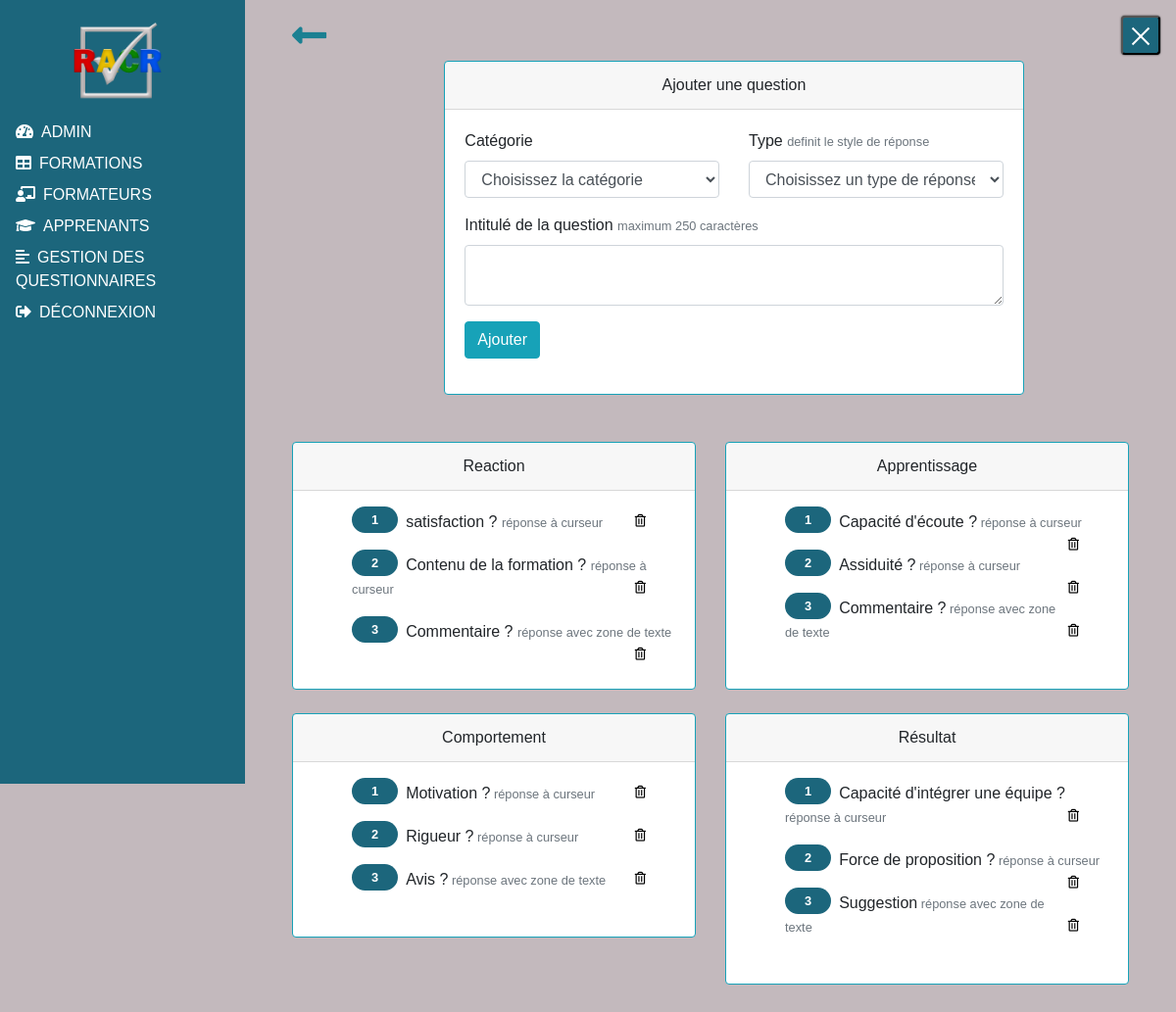
The app's page /phpEvaluation/editionQuestionnaire.php?idQuestionnaire=3 (signed in) with its own data.
### tables this page shows
CREATE TABLE IF NOT EXISTS `question` (
  `idQuestion` int(11) NOT NULL AUTO_INCREMENT,
  `idQuestionnaire` int(11) NOT NULL,
  `idCategorie` tinyint(4) NOT NULL,
  `intituleQuestion` varchar(250) NOT NULL,
  `typeQuestion` tinyint(4) NOT NULL COMMENT '0=range,1=texte',
  PRIMARY KEY (`idQuestion`),
  KEY `idCategorie` (`idCategorie`),
  KEY `idQuestionnaire` (`idQuestionnaire`)
);

### phpEvaluation/evaluationFunction.php (called while the page is built, shortened)
<?php
    function affichageQuestion(){
        try{
            $co=connexion();
            $idQuestionnaire=$_GET['idQuestionnaire'];
            $sql="SELECT * FROM `question` WHERE `idQuestionnaire` = '".$idQuestionnaire."' ORDER BY `typeQuestion`";
            $affichageQuestionReaction=$co->prepare($sql);
            $affichageQuestionReaction->execute();
            return $affichageQuestionReaction;
        }catch(PDOException $e){
            echo 'Erreur: ' .$e->getMessage();
        }finally {
            $co=null;
        }
    }
    ?>

### phpEvaluation/editionQuestionnaire.php (the view, shortened to what this page needs)
<!DOCTYPE html>
<html lang="fr">
<head>
	<link rel="stylesheet" href="../vendor/fontawesome/css/all.min.css" type="text/css">
	<link rel="stylesheet" href="../vendor/bootstrap/css/bootstrap.min.css" type="text/css" />
	<link rel="stylesheet" type="text/css" href="../vendor/DataTables/datatables.min.css"/>
	<link rel="stylesheet" href="../css/style.css" type="text/css">
</head>
<body>
	<div id="sidebar-wrapper" class="active">
			<img src="../img/logob.png" class="logo" />
		<ul>
			<li><a href="../phpAdmin/admin.php"><i class="fas fa-tachometer-alt"></i><span>Admin</span></a></li>
			<li><a href="../phpFormation/formation.php"><i class="fas fa-table"></i><span>Formations</span></a></li>
			<li><a href="../phpFormateur/formateur.php"><i class="fas fa-chalkboard-teacher"></i><span>Formateurs</span></a></li>
			<li><a href="../phpApprenant/apprenant.php"><i class="fas fa-graduation-cap"></i><span>Apprenants</span></a></li>
			<li><a href="questionnaire.php"><i class="fas fa-align-left"></i><span>Gestion des questionnaires</span></a></li>
			<li><a onclick="return confirm('Etes vous sur de vouloir vous déconnecter')" href="../logOut.php"><i class="fas fa-sign-out-alt" ></i><span>Déconnexion</span></a></li>
		</ul>
	</div>
	<div id="content-wrapper" class="active">
		<button id="toggle-wrapper"><span class="active"></span><span class="active"></span><span class="active"></span></button>
            <div class="container-fluid pl-5 mt-3">
                <a class="retour" href="questionnaire.php"><i class="fas fa-long-arrow-alt-left return"></i></a>
            </div>
            <section class="container-fluid pl-5 mt-1">
                <div class="row justify-content-center">
                    <article class="col-12 col-sm-8">
                    <div class="card border-info">
                            <div class="card-header text-center">Ajouter une question</div>
                            <div class="card-body">
                                <form class="form-group" action="evaluationFunction.php" method="post" enctype="multipart/form-data">
                                    <div class="row">
                                        <div class="form-group col-6">
                                            <label for="categorie">Catégorie</label>
                                            <select id="categorie" class="form-control" name="categorie">
                                                <option value="">Choisissez la catégorie</option>
                                        </select>
                                        </div>
                                        <div class="form-group col-6">
                                            <label for="type">Type</label>
                                            <small class="text-muted">definit le style de réponse</small>
                                            <select id="type" class="form-control" name="type">
                                                <option value="">Choisissez un type de réponse</option>
                                            </select>
                                        </div>
                                    </div>
                                    <div class="row">
                                        <div class="form-group col-12">
                                            <label for="inputEmail4">Intitulé de la question</label>
                                            <small class="text-muted">maximum 250 caractères</small>
                                            <textarea class="form-control" name="intitule" id="intitule" cols="30" rows="2" maxlength="250" required></textarea>
                                        </div>
                                    </div>
                                    <button type="submit" class="btn btn-info" name="ajouter">Ajouter</button>
                                    <span class="alert">
                                    </span>
                                </form>
                            </div>
                        </div>
                    </article>
                </div>
            </section>
			<section class="container-fluid p-5">
                <div class="row">
                    <article class="col-12 col-sm-6 mb-4">
                        <div class="card border-info">
                            <div class="card-header text-center">Reaction</div>
                            <div class="card-body">
                                <ol class="questionOl">
                                <?php
                                    require_once"evaluationFunction.php";
                                    $idQuestionnaire=$_GET['idQuestionnaire'];
                                    $affichage=affichageQuestion();
                                    foreach($affichage as $question){
                                        if($question['idCategorie'] == 1){
                                        if($question['typeQuestion'] == 0){?>
                                            <li class="questionLi"><?=$question['intituleQuestion']?>
                                                <small class="commentaire text-muted"> réponse à curseur
                                                    <form class="pr-4" method="post" action="evaluationFunction.php?idQuestion=<?=$question['idQuestion']?>&idQuestionnaire=<?=$idQuestionnaire?>" enctype="multipart/form-data">
                                                        <button type="submit" name="supprimerQuestion" onclick="return confirm('Etes vous sur de vouloir supprimer la question: <?=$question['intituleQuestion']?>')" class="lien3"><i class="far fa-trash-alt"></i></button>
                                                    </form>
                                                </small>
                                            </li>
                                        <?php }else{?>
                                            <li class="questionLi"><?=$question['intituleQuestion']?>
                                                <small class="commentaire text-muted"> réponse avec zone de texte
                                                    <form class="pr-4" method="post" action="evaluationFunction.php?idQuestion=<?=$question['idQuestion']?>&idQuestionnaire=<?=$idQuestionnaire?>" enctype="multipart/form-data">
                                                        <button type="submit" name="supprimerQuestion" onclick="return confirm('Etes vous sur de vouloir supprimer la question: <?=$question['intituleQuestion']?>')" class="lien3"><i class="far fa-trash-alt"></i></button>
                                                    </form>
                                                </small>
                                            </li>
                                    <?php }}}?>
                                </ol>
                            </div>
                        </div>
                    </article>
                    <article class="col-12 col-sm-6 mb-4">
                        <div class="card border-info">
                            <div class="card-header text-center">Apprentissage</div>
                            <div class="card-body">
                                <ol class="questionOl">
                                <?php
                                    require_once"evaluationFunction.php";
                                    $affichage=affichageQuestion();
                                    foreach($affichage as $question){
                                        if($question['idCategorie'] == 2){
                                        if($question['typeQuestion'] == 0){?>
                                            <li class="questionLi"><?=$question['intituleQuestion']?><small class="commentaire text-muted"> réponse à curseur
                                            <form class="pr-4" method="post" action="evaluationFunction.php?idQuestion=<?=$question['idQuestion']?>&idQuestionnaire=<?=$idQuestionnaire?>" enctype="multipart/form-data">
											    <button type="submit" name="supprimerQuestion" onclick="return confirm('Etes vous sur de vouloir supprimer la question: <?=$question['intituleQuestion']?>')" class="lien3"><i class="far fa-trash-alt"></i></button>
                                            </form></small>
                                            </li>
                                        <?php }else{?>
                                            <li class="questionLi"><?=$question['intituleQuestion']?><small class="commentaire text-muted"> réponse avec zone de texte
                                            <form class="pr-4" method="post" action="evaluationFunction.php?idQuestion=<?=$question['idQuestion']?>&idQuestionnaire=<?=$idQuestionnaire?>" enctype="multipart/form-data">
											    <button type="submit" name="supprimerQuestion" onclick="return confirm('Etes vous sur de vouloir supprimer la question: <?=$question['intituleQuestion']?>')" class="lien3"><i class="far fa-trash-alt"></i></button>
                                            </form></small>
                                            </li>
                                    <?php }}}?>
                                </ol>
                            </div>
                        </div>
                    </article>
                    <article class="col-12 col-sm-6 mb-4">
                        <div class="card border-info">
                            <div class="card-header text-center">Comportement</div>
                            <div class="card-body">
                                <ol class="questionOl">
                                <?php
                                    require_once"evaluationFunction.php";
                                    $affichage=affichageQuestion();
                                    foreach($affichage as $question){
                                        if($question['idCategorie'] == 3){
                                        if($question['typeQuestion'] == 0){?>
                                            <li class="questionLi"><?=$question['intituleQuestion']?><small class="commentaire text-muted"> réponse à curseur
                                            <form class="pr-4" method="post" action="evaluationFunction.php?idQuestion=<?=$question['idQuestion']?>&idQuestionnaire=<?=$idQuestionnaire?>" enctype="multipart/form-data">
											    <button type="submit" name="supprimerQuestion" onclick="return confirm('Etes vous sur de vouloir supprimer la question: <?=$question['intituleQuestion']?>')" class="lien3"><i class="far fa-trash-alt"></i></button>
                                            </form></small>
                                            </li>
                                        <?php }else{?>
                                            <li class="questionLi"><?=$question['intituleQuestion']?><small class="commentaire text-muted"> réponse avec zone de texte
                                            <form class="pr-4" method="post" action="evaluationFunction.php?idQuestion=<?=$question['idQuestion']?>&idQuestionnaire=<?=$idQuestionnaire?>" enctype="multipart/form-data">
											    <button type="submit" name="supprimerQuestion" onclick="return confirm('Etes vous sur de vouloir supprimer la question: <?=$question['intituleQuestion']?>')" class="lien3"><i class="far fa-trash-alt"></i></button>
                                            </form></small>
                                            </li>
                                    <?php }}}?>
                                </ol>
                            </div>
                        </div>
                    </article>
                    <article class="col-12 col-sm-6 mb-4">
                        <div class="card border-info">
                            <div class="card-header text-center">Résultat</div>
                            <div class="card-body">
                            <ol class="questionOl">
                                <?php
                                    require_once"evaluationFunction.php";
                                    $affichage=affichageQuestion();
                                    foreach($affichage as $question){
                                        if($question['idCategorie'] == 4){
                                        if($question['typeQuestion'] == 0){?>
                                            <li class="questionLi"><?=$question['intituleQuestion']?><small class="commentaire text-muted"> réponse à curseur
                                            <form class="pr-4" method="post" action="evaluationFunction.php?idQuestion=<?=$question['idQuestion']?>&idQuestionnaire=<?=$idQuestionnaire?>" enctype="multipart/form-data">
											    <button type="submit" name="supprimerQuestion" onclick="return confirm('Etes vous sur de vouloir supprimer la question: <?=$question['intituleQuestion']?>')" class="lien3"><i class="far fa-trash-alt"></i></button>
                                            </form></small>
                                            </li>
                                        <?php }else{?>
                                            <li class="questionLi"><?=$question['intituleQuestion']?><small class="commentaire text-muted"> réponse avec zone de texte
                                            <form class="pr-4" method="post" action="evaluationFunction.php?idQuestion=<?=$question['idQuestion']?>&idQuestionnaire=<?=$idQuestionnaire?>" enctype="multipart/form-data">
											    <button type="submit" name="supprimerQuestion" onclick="return confirm('Etes vous sur de vouloir supprimer la question: <?=$question['intituleQuestion']?>')" class="lien3"><i class="far fa-trash-alt"></i></button>
                                            </form></small>
                                            </li>
                                <?php }}}?>
                            </ol>
                            </div>
                        </div>
                    </article>
                </div>
            </section>
    </div>
</body>
</html>

### records on screen
question: intituleQuestion "satisfaction ?"
question: intituleQuestion "Contenu de la formation ?"
question: intituleQuestion "Commentaire ?"
question: intituleQuestion "Capacité d'écoute ?"
question: intituleQuestion "Assiduité ?"
question: intituleQuestion "Commentaire ?"
question: intituleQuestion "Motivation ?"
question: intituleQuestion "Rigueur ?"
question: intituleQuestion "Avis ?"
question: intituleQuestion "Capacité d'intégrer une équipe ?"
question: intituleQuestion "Force de proposition ?"
question: intituleQuestion "Suggestion"
